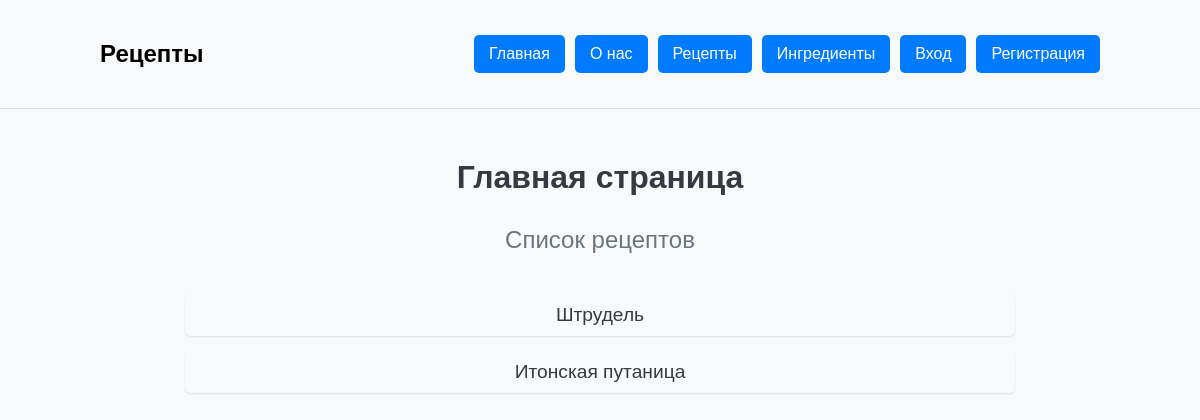
The app's page /, older data.
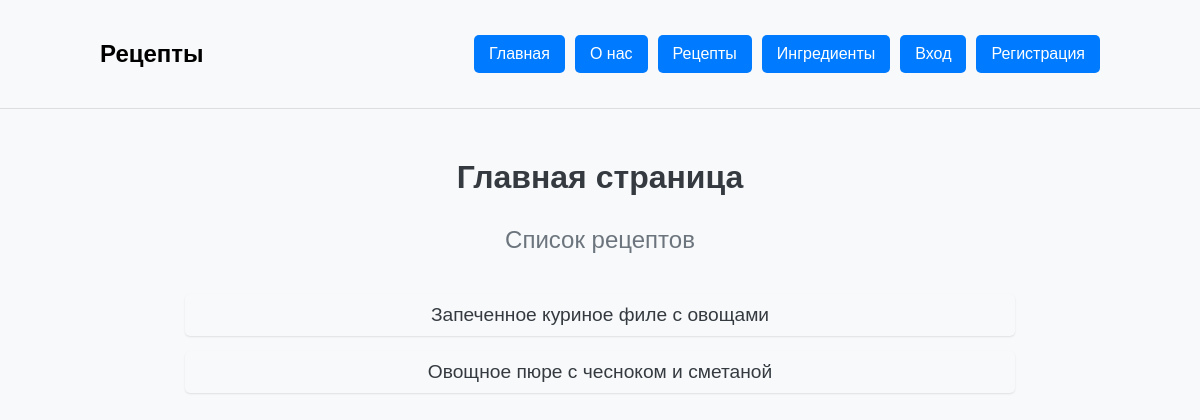
The same page, newer data.
### recipe_catalog/models.py (models this page shows)
class Recipe(models.Model):
	title = models.CharField(
		max_length=300,
		validators=[
			RegexValidator(
				regex=r'^[A-Za-zА-Яа-яёЁ\s]+$',
				message='Название должно быть строковым значением'
			)
		],
		verbose_name="Название"
	)
	ingredients = models.ManyToManyField(
		Ingredient,
		through="RecipeIngredient",
		verbose_name="Ингредиенты"
	)
	author = models.ForeignKey(
		User,
		verbose_name='Автор рецепта',
		on_delete=models.CASCADE, null=True
	)

### recipe_catalog/views.py (the view)
# urls.py: path('', index, name='index'),
def index(request):
    recipes = Recipe.objects.all()
    return render(
        request=request,
        template_name='recipe_catalog/index.html',
        context={'recipes': recipes}
    )

### templates/recipe_catalog/index.html (shortened to what this page needs)
{% extends '../base.html' %}
{% block header_title %}Рецепты{% endblock %}
{% block content %}
<div class="header-header-text">Главная страница</div>
<div class="header-text">Список рецептов</div>
<div class="recipe-list">
    {% for recipe in recipes %}
    <div class="recipe-item">
        <a href="{% url 'recipe_catalog:recipe_detail' recipe.id %}">{{ recipe.title }}</a>
    </div>
    {% endfor %}
</div>
{% endblock %}

Row changes from the older to the newer data that the page shows:
changed Recipe: title "Штрудель" → "Запеченное куриное филе с овощами"
changed Recipe: title "Итонская путаница" → "Овощное пюре с чесноком и сметаной"
